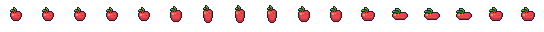
#> input picture content/image_util/Fruits/Apple.png, 544 x 32 px
$ python crop.py
#> lines starting #> are read from the running program, lines starting #| are printed output that depends on the picture
import enum
from PIL import Image, ImageChops
import os

origTileSize = 32

def are_images_equal(img1, img2):
    equal_size = img1.height == img2.height and img1.width == img2.width

    if img1.mode == img2.mode == "RGBA":
        img1_alphas = [pixel[3] for pixel in img1.getdata()]
        img2_alphas = [pixel[3] for pixel in img2.getdata()]
        equal_alphas = img1_alphas == img2_alphas
    else:
        equal_alphas = True

    equal_content = not ImageChops.difference(
        img1.convert("RGB"), img2.convert("RGB")
    ).getbbox()

    return equal_size and equal_alphas and equal_content

def image_in_array(tiles, image):
    for (i, tile) in enumerate(tiles):
        if(are_images_equal(tile, image)):
            return i
    return None


imageList = [
    ("Apple", 8, 8, 5, 9),
    ("Bananas", 7, 7, 5, 8),
    ("Cherries", 7, 7, 7, 7),
    ("Kiwi", 8, 8, 8, 8),
    ("Melon", 5, 5, 8, 8),
    ("Orange", 8, 4, 8, 8),
    ("Pineapple", 9, 9, 6, 5),
    ("Strawberry", 9, 9, 8, 8),
    ("Collected", 5, 5, 5, 5)
]

spriteSheet = []
spriteData = ""
tileCount = 0
spriteSheetWidth = 0
spriteSheetHeight = 0
posx = 0
posy = 0
for props in imageList:
    filename, cropLeft, cropRight, cropTop, cropBottom = props
    img = Image.open(filename + ".png")
#> img is the input picture: PIL image 544x32 RGBA; mean R, G, B, A 19.1, 8.4, 8.3, 33.5
    width, height = img.size
#> width = 544; height = 32
    tileWidth = origTileSize-cropLeft-cropRight
    tileHeight = origTileSize-cropTop-cropBottom
    animSeq = []
    sprites = []
    for i in range(0, width, origTileSize):
        imgTile = img.crop((i + cropLeft, cropTop, i + origTileSize - cropRight, height - cropBottom))
        index = image_in_array(sprites, imgTile)
        if(index == None):
            sprites.append(imgTile)
            animSeq.append(tileCount + len(sprites) - 1)
        else:
            animSeq.append(tileCount + index)
#> this loop made 17 passes
#> index on passes 2, 3, 4, 5, 8, 9, 10, 11, 14, 15, 16, 17: 0, 0, 0, 0, 2, 2, 1, 1, 4, 4, 3, 3
#> pass 1, `imgTile = img.crop((i + cropLeft, cropTop, i + origTileSize - cropRigh..`:
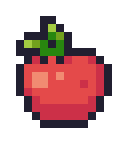
#> imgTile: PIL image 16x18 RGBA (shown 8 times larger); mean R, G, B, A 59.9, 26.5, 26.4, 106.2; transparent parts drawn white
#> after the loop, animSeq = [0, 0, 0, 0, 0, 1, 2, 2, 2, 1, 1, 3, 4, 4, 4, 3, 3]; sprites = 5 items

    posx = 0
    spriteWidth = tileWidth*len(sprites)
#> spriteWidth = 80
    spriteSheetWidth = spriteWidth if spriteWidth > spriteSheetWidth else spriteSheetWidth
#> spriteSheetWidth = 80
    spriteSheetHeight += tileHeight
    sprite = Image.new(mode='RGBA', size=(spriteWidth, tileHeight), color=(0,0,0,0))
#> sprite: PIL image 80x18 RGBA; every value is 0
    for tile in sprites:
        sprite.paste(tile,(posx, 0))
        spriteData += "\t{" + hex(tileCount) + ", {{" + str(posx) + ", " + str(posy) + ", " + str(tileWidth) + ", " + str(tileHeight) + "}}},\n"
        posx += tileWidth
        tileCount += 1
#> this loop made 5 passes
#> posx on passes 1 to 5: 16, 32, 48, 64, 80
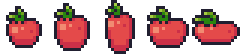
#> sprite: PIL image 80x18 RGBA (shown 3 times larger); mean R, G, B, A 69.2, 30.2, 29.9, 120.8; transparent parts drawn white
#> after the loop, posx = 80; tileCount = 5
    print("\t{", *animSeq, "},", sep=',')
#| 	{,0,0,0,0,0,1,2,2,2,1,1,3,4,4,4,3,3,},
    spriteSheet.append(sprite)
    posy += tileHeight
#> pass 2 of the loop `for props in imageList:`:
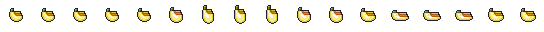
#> input picture content/image_util/Fruits/Bananas.png, 544 x 32 px
#> img is the input picture: PIL image 544x32 RGBA; mean R, G, B, A 25.3, 22.7, 12.5, 38.7
#> the loop `for i in range(0, width, origTileSize):` made 17 passes
#> pass 1, `imgTile = img.crop((i + cropLeft, cropTop, i + origTileSize - cropRigh..`:
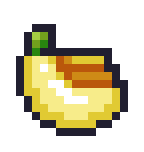
#> imgTile: PIL image 18x19 RGBA (shown 8 times larger); mean R, G, B, A 66.4, 59, 31.6, 103.6; transparent parts drawn white
#> after the loop `for i in range(0, width, origTileSize):`: animSeq = [5, 5, 5, 5, 5, 6, 7, 7, 7, 6, 6, 8, 9, 9, 9, 8, 8]
#> spriteWidth = 90
#> the loop `for tile in sprites:` made 5 passes
#> posx on passes 1 to 5: 18, 36, 54, 72, 90
#> after the loop `for tile in sprites:`:
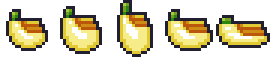
#> sprite: PIL image 90x19 RGBA (shown 3 times larger); mean R, G, B, A 77, 69.1, 38.3, 117.5; transparent parts drawn white
#> after the loop `for tile in sprites:`: tileCount = 10
#| 	{,5,5,5,5,5,6,7,7,7,6,6,8,9,9,9,8,8,},
#> pass 3 of the loop `for props in imageList:`:
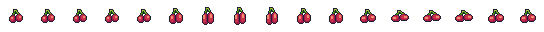
#> input picture content/image_util/Fruits/Cherries.png, 544 x 32 px
#> img is the input picture: PIL image 544x32 RGBA; mean R, G, B, A 17.3, 7.7, 8.9, 35.4
#> the loop `for i in range(0, width, origTileSize):` made 17 passes
#> pass 1, `imgTile = img.crop((i + cropLeft, cropTop, i + origTileSize - cropRigh..`:
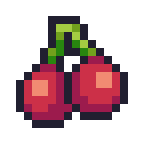
#> imgTile: PIL image 18x18 RGBA (shown 8 times larger); mean R, G, B, A 47, 21.5, 24.5, 100; transparent parts drawn white
#> after the loop `for i in range(0, width, origTileSize):`: animSeq = [10, 10, 10, 10, 10, 11, 12, 12, 12, 11, 11, 13, 14, 14, 14, 13, 13]
#> the loop `for tile in sprites:` made 5 passes
#> after the loop `for tile in sprites:`:
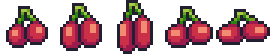
#> sprite: PIL image 90x18 RGBA (shown 3 times larger); mean R, G, B, A 55.8, 24.7, 28.7, 113.6; transparent parts drawn white
#| 	{,10,10,10,10,10,11,12,12,12,11,11,13,14,14,14,13,13,},
#> (the run stopped early here; a loop or call above may not have finished)
